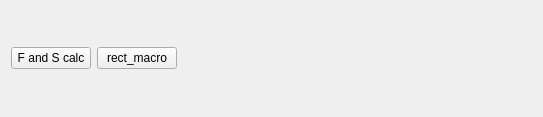
<?xml version="1.0" encoding="UTF-8"?>
<ui version="4.0">
 <class>shop_bot_wb</class>
 <widget class="QWidget" name="shop_bot_wb">
  <property name="geometry">
   <rect>
    <x>0</x>
    <y>0</y>
    <width>543</width>
    <height>117</height>
   </rect>
  </property>
  <property name="windowTitle">
   <string>Form</string>
  </property>
  <layout class="QGridLayout" name="gridLayout">
   <item row="0" column="2">
    <widget class="QPushButton" name="rect_macro_button">
     <property name="text">
      <string>rect_macro</string>
     </property>
    </widget>
   </item>
   <item row="0" column="1">
    <widget class="QPushButton" name="FnS_calc_pushButton">
     <property name="text">
      <string>F and S calc</string>
     </property>
    </widget>
   </item>
   <item row="0" column="3">
    <spacer name="horizontalSpacer">
     <property name="orientation">
      <enum>Qt::Horizontal</enum>
     </property>
     <property name="sizeHint" stdset="0">
      <size>
       <width>40</width>
       <height>20</height>
      </size>
     </property>
    </spacer>
   </item>
  </layout>
 </widget>
 <resources/>
 <connections/>
</ui>
